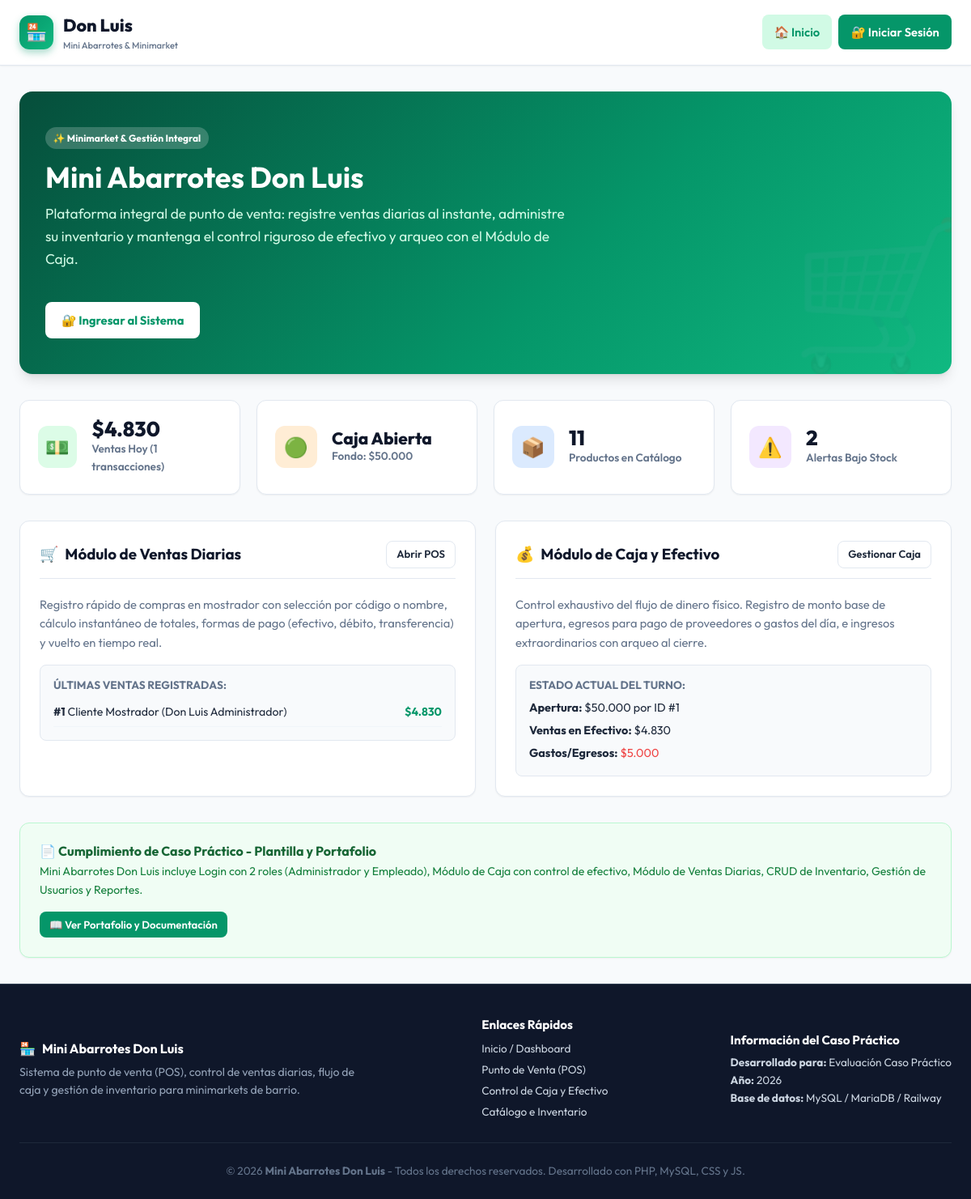
The page / on the database its author committed.
### tables this page shows
CREATE TABLE IF NOT EXISTS `cajas` (
  `id` INT AUTO_INCREMENT PRIMARY KEY,
  `usuario_id` INT NOT NULL,
  `monto_inicial` DECIMAL(10,2) NOT NULL DEFAULT 0.00,
  `monto_final` DECIMAL(10,2) NULL,
  `ventas_efectivo` DECIMAL(10,2) DEFAULT 0.00,
  `ventas_transferencia` DECIMAL(10,2) DEFAULT 0.00,
  `ingresos_extra` DECIMAL(10,2) DEFAULT 0.00,
  `egresos_gastos` DECIMAL(10,2) DEFAULT 0.00,
  `diferencia` DECIMAL(10,2) DEFAULT 0.00,
  `estado` ENUM('abierta', 'cerrada') DEFAULT 'abierta',
  `observaciones` TEXT NULL,
  `fecha_apertura` TIMESTAMP DEFAULT CURRENT_TIMESTAMP,
  `fecha_cierre` TIMESTAMP NULL,
  FOREIGN KEY (`usuario_id`) REFERENCES `usuarios`(`id`)
);

CREATE TABLE IF NOT EXISTS `ventas` (
  `id` INT AUTO_INCREMENT PRIMARY KEY,
  `caja_id` INT NULL,
  `usuario_id` INT NOT NULL,
  `cliente_nombre` VARCHAR(120) DEFAULT 'Cliente General',
  `total` DECIMAL(10,2) NOT NULL,
  `metodo_pago` ENUM('efectivo', 'transferencia', 'tarjeta') DEFAULT 'efectivo',
  `monto_recibido` DECIMAL(10,2) DEFAULT 0.00,
  `vuelto` DECIMAL(10,2) DEFAULT 0.00,
  `fecha_venta` TIMESTAMP DEFAULT CURRENT_TIMESTAMP,
  FOREIGN KEY (`caja_id`) REFERENCES `cajas`(`id`) ON DELETE SET NULL,
  FOREIGN KEY (`usuario_id`) REFERENCES `usuarios`(`id`)
);

CREATE TABLE IF NOT EXISTS `usuarios` (
  `id` INT AUTO_INCREMENT PRIMARY KEY,
  `nombre` VARCHAR(100) NOT NULL,
  `correo` VARCHAR(120) NOT NULL UNIQUE,
  `password` VARCHAR(255) NOT NULL,
  `rol` ENUM('administrador', 'empleado') NOT NULL DEFAULT 'empleado',
  `telefono` VARCHAR(30) NULL,
  `estado` TINYINT(1) NOT NULL DEFAULT 1,
  `creado_en` TIMESTAMP DEFAULT CURRENT_TIMESTAMP
);

### db/conexion.php (called while the page is built, shortened)
<?php
function estaAutenticado() {
    return isset($_SESSION['usuario_id']);
}
function formatoMoneda($valor) {
    return '$' . number_format((float)$valor, 0, ',', '.');
}

### index.php (the view, shortened to what this page needs)
<?php
require_once __DIR__ . '/db/conexion.php';
$total_ventas_hoy = 0;
$cantidad_ventas_hoy = 0;
$caja_actual = null;
$total_productos = 0;
$productos_bajo_stock = 0;
if (isset($pdo)) {
    $stmt = $pdo->query("SELECT COALESCE(SUM(total), 0) AS total, COUNT(*) AS conteo FROM ventas WHERE DATE(fecha_venta) = CURDATE()");
    $res = $stmt->fetch();
    $total_ventas_hoy = $res['total'] ?? 0;
    $cantidad_ventas_hoy = $res['conteo'] ?? 0;
    $stmt = $pdo->query("SELECT * FROM cajas WHERE estado = 'abierta' ORDER BY id DESC LIMIT 1");
    $caja_actual = $stmt->fetch();
    $stmt = $pdo->query("SELECT COUNT(*) AS total, SUM(CASE WHEN stock <= stock_minimo THEN 1 ELSE 0 END) AS bajo_stock FROM productos");
    $res_prod = $stmt->fetch();
    $total_productos = $res_prod['total'] ?? 0;
    $productos_bajo_stock = $res_prod['bajo_stock'] ?? 0;
    $stmt_ultimas = $pdo->query("SELECT v.*, u.nombre as cajero FROM ventas v JOIN usuarios u ON v.usuario_id = u.id ORDER BY v.id DESC LIMIT 5");
    $ultimas_ventas = $stmt_ultimas->fetchAll();
}
require_once __DIR__ . '/includes/header.php';
?>
<div class="hero-banner">
  <div>
    <span class="badge" style="background: rgba(255,255,255,0.2); color: white; margin-bottom: 0.75rem;">
      ✨ Minimarket & Gestión Integral
    </span>
    <h1 class="hero-title">Mini Abarrotes Don Luis</h1>
    <p class="hero-subtitle">
      Plataforma integral de punto de venta: registre ventas diarias al instante, administre su inventario y mantenga el control riguroso de efectivo y arqueo con el Módulo de Caja.
    </p>
  </div>
  <div style="display: flex; gap: 1rem; flex-wrap: wrap; margin-top: 1rem;">
    <?php if (estaAutenticado()): ?>
      <a href="<?php echo BASE_URL; ?>pages/ventas.php" class="btn" style="background: white; color: var(--primary); font-weight: 700;">
        🛒 Nueva Venta Diaria
      </a>
      <a href="<?php echo BASE_URL; ?>pages/caja.php" class="btn" style="background: var(--dark); color: white;">
        💰 Control de Caja
      </a>
      <a href="<?php echo BASE_URL; ?>pages/productos.php" class="btn" style="background: rgba(255,255,255,0.2); color: white;">
        📦 Ver Inventario
      </a>
    <?php else: ?>
      <a href="<?php echo BASE_URL; ?>pages/login.php" class="btn" style="background: white; color: var(--primary); font-weight: 700;">
        🔐 Ingresar al Sistema
      </a>
    <?php endif; ?>
  </div>
</div>
<div class="grid-cols-4">
  <div class="stat-card">
    <div class="stat-icon green">💵</div>
    <div>
      <div class="stat-value"><?php echo formatoMoneda($total_ventas_hoy); ?></div>
      <div class="stat-label">Ventas Hoy (<?php echo $cantidad_ventas_hoy; ?> transacciones)</div>
    </div>
  </div>
  <div class="stat-card">
    <div class="stat-icon <?php echo $caja_actual ? 'orange' : 'purple'; ?>">
      <?php echo $caja_actual ? '🟢' : '🔒'; ?>
    </div>
    <div>
      <div class="stat-value" style="font-size: 1.3rem;">
        <?php echo $caja_actual ? 'Caja Abierta' : 'Caja Cerrada'; ?>
      </div>
      <div class="stat-label">
        <?php echo $caja_actual ? 'Fondo: ' . formatoMoneda($caja_actual['monto_inicial']) : 'Requiere apertura'; ?>
      </div>
    </div>
  </div>
  <div class="stat-card">
    <div class="stat-icon blue">📦</div>
    <div>
      <div class="stat-value"><?php echo $total_productos; ?></div>
      <div class="stat-label">Productos en Catálogo</div>
    </div>
  </div>
  <div class="stat-card">
    <div class="stat-icon <?php echo $productos_bajo_stock > 0 ? 'purple' : 'green'; ?>">⚠️</div>
    <div>
      <div class="stat-value"><?php echo $productos_bajo_stock; ?></div>
      <div class="stat-label">Alertas Bajo Stock</div>
    </div>
  </div>
</div>
<div class="grid-cols-2">
  <div class="card">
    <div class="card-header">
      <h3 style="display:flex; align-items:center; gap:0.5rem;">
        <span>🛒</span> Módulo de Ventas Diarias
      </h3>
      <a href="<?php echo BASE_URL; ?>pages/ventas.php" class="btn btn-outline btn-sm">Abrir POS</a>
    </div>
    <p style="color:var(--text-muted); margin-bottom:1rem; font-size:0.92rem;">
      Registro rápido de compras en mostrador con selección por código o nombre, cálculo instantáneo de totales, formas de pago (efectivo, débito, transferencia) y vuelto en tiempo real.
    </p>
    <div style="background:#f8fafc; padding:1rem; border-radius:8px; border:1px solid var(--border);">
      <h5 style="margin-bottom:0.5rem; font-size:0.85rem; text-transform:uppercase; color:var(--text-muted);">Últimas Ventas Registradas:</h5>
      <?php if (!empty($ultimas_ventas)): ?>
        <ul style="list-style:none; font-size:0.88rem; line-height:1.8;">
          <?php foreach ($ultimas_ventas as $v): ?>
            <li style="display:flex; justify-content:space-between; border-bottom:1px solid #f1f5f9; padding:0.25rem 0;">
              <span><strong>#<?php echo $v['id']; ?></strong> <?php echo htmlspecialchars($v['cliente_nombre']); ?> (<?php echo htmlspecialchars($v['cajero']); ?>)</span>
              <span style="font-weight:700; color:var(--primary);"><?php echo formatoMoneda($v['total']); ?></span>
            </li>
          <?php endforeach; ?>
        </ul>
      <?php else: ?>
        <p style="color:var(--text-muted); font-size:0.85rem;">No hay ventas registradas aún hoy.</p>
      <?php endif; ?>
    </div>
  </div>
  <div class="card">
    <div class="card-header">
      <h3 style="display:flex; align-items:center; gap:0.5rem;">
        <span>💰</span> Módulo de Caja y Efectivo
      </h3>
      <a href="<?php echo BASE_URL; ?>pages/caja.php" class="btn btn-outline btn-sm">Gestionar Caja</a>
    </div>
    <p style="color:var(--text-muted); margin-bottom:1rem; font-size:0.92rem;">
      Control exhaustivo del flujo de dinero físico. Registro de monto base de apertura, egresos para pago de proveedores o gastos del día, e ingresos extraordinarios con arqueo al cierre.
    </p>
    <div style="background:#f8fafc; padding:1rem; border-radius:8px; border:1px solid var(--border);">
      <h5 style="margin-bottom:0.5rem; font-size:0.85rem; text-transform:uppercase; color:var(--text-muted);">Estado Actual del Turno:</h5>
      <?php if ($caja_actual): ?>
        <p style="font-size:0.9rem; margin-bottom:0.3rem;">
          <strong>Apertura:</strong> <?php echo formatoMoneda($caja_actual['monto_inicial']); ?> por ID #<?php echo $caja_actual['usuario_id']; ?>
        </p>
        <p style="font-size:0.9rem; margin-bottom:0.3rem;">
          <strong>Ventas en Efectivo:</strong> <?php echo formatoMoneda($caja_actual['ventas_efectivo']); ?>
        </p>
        <p style="font-size:0.9rem;">
          <strong>Gastos/Egresos:</strong> <span style="color:var(--danger);"><?php echo formatoMoneda($caja_actual['egresos_gastos']); ?></span>
        </p>
      <?php else: ?>
        <p style="color:var(--warning); font-size:0.9rem;">
          ⚠️ Actualmente no hay ninguna caja abierta. Inicie el turno ingresando a Caja.
        </p>
      <?php endif; ?>
    </div>
  </div>
</div>
<div class="card" style="margin-top: 2rem; background: #f0fdf4; border-color: #bbf7d0;">
  <div style="display: flex; align-items: center; justify-content: space-between; flex-wrap: wrap; gap: 1rem;">
    <div>
      <h4 style="color: #166534; margin-bottom: 0.25rem;">📄 Cumplimiento de Caso Práctico - Plantilla y Portafolio</h4>
      <p style="color: #15803d; font-size: 0.88rem;">
        Mini Abarrotes Don Luis incluye Login con 2 roles (Administrador y Empleado), Módulo de Caja con control de efectivo, Módulo de Ventas Diarias, CRUD de Inventario, Gestión de Usuarios y Reportes.
      </p>
    </div>
    <a href="<?php echo BASE_URL; ?>pages/documentacion.php" class="btn btn-primary btn-sm">
      📖 Ver Portafolio y Documentación
    </a>
  </div>
</div>
<?php require_once __DIR__ . '/includes/footer.php'; ?>

### css/styles.css (style rules this page uses)
:root { --primary: #059669; --primary-hover: #047857; --primary-light: #d1fae5; --secondary: #d97706; --secondary-hover: #b45309; --dark: #0f172a; --dark-surface: #1e293b; --gray-bg: #f8fafc; --card-bg: #ffffff; --border: #e2e8f0; --text-main: #1e293b; --text-muted: #64748b; --danger: #ef4444; --danger-light: #fee2e2; --success: #10b981; --info: #3b82f6; --warning: #f59e0b; --radius-sm: 8px; --radius-md: 12px; --radius-lg: 16px; --shadow-sm: 0 1px 2px 0 rgb(0 0 0 / 0.05); --shadow: 0 4px 6px -1px rgb(0 0 0 / 0.1), 0 2px 4px -2px rgb(0 0 0 / 0.1); --shadow-lg: 0 10px 15px -3px rgb(0 0 0 / 0.1), 0 4px 6px -4px rgb(0 0 0 / 0.1); --transition: all 0.25s cubic-bezier(0.4, 0, 0.2, 1); }
* { box-sizing: border-box; margin: 0; padding: 0; }
body { font-family: 'Outfit', 'Inter', -apple-system, BlinkMacSystemFont, "Segoe UI", Roboto, sans-serif; background-color: var(--gray-bg); color: var(--text-main); line-height: 1.6; min-height: 100vh; display: flex; flex-direction: column; }
h1, h2, h3, h4, h5, h6 { color: var(--dark); font-weight: 700; line-height: 1.25; }
a { color: var(--primary); text-decoration: none; transition: var(--transition); }
.card { background: var(--card-bg); border-radius: var(--radius-md); border: 1px solid var(--border); box-shadow: var(--shadow-sm); padding: 1.5rem; transition: var(--transition); }
.card-header { display: flex; align-items: center; justify-content: space-between; margin-bottom: 1.25rem; padding-bottom: 0.75rem; border-bottom: 1px solid var(--border); }
.btn { display: inline-flex; align-items: center; justify-content: center; gap: 0.5rem; padding: 0.65rem 1.25rem; font-size: 0.92rem; font-weight: 600; border-radius: var(--radius-sm); border: none; cursor: pointer; transition: var(--transition); text-decoration: none; }
.btn-primary { background: var(--primary); color: white; }
.btn-outline { border: 1px solid var(--border); background: transparent; color: var(--text-main); }
.btn-sm { padding: 0.35rem 0.75rem; font-size: 0.82rem; }
.badge { display: inline-block; padding: 0.25rem 0.6rem; font-size: 0.75rem; font-weight: 700; border-radius: 9999px; }
.hero-banner { background: linear-gradient(135deg, #064e3b 0%, #059669 60%, #10b981 100%); color: white; border-radius: var(--radius-lg); padding: 2.75rem 2rem; margin-bottom: 2rem; box-shadow: var(--shadow-lg); display: flex; flex-direction: column; justify-content: space-between; position: relative; overflow: hidden; }
.hero-banner::after { content: "🛒"; position: absolute; right: -20px; bottom: -40px; font-size: 11rem; opacity: 0.08; pointer-events: none; }
.hero-title { color: white; font-size: 2.25rem; margin-bottom: 0.6rem; }
.hero-subtitle { color: #d1fae5; font-size: 1.08rem; max-width: 650px; margin-bottom: 1.5rem; }
.grid-cols-4 { display: grid; grid-template-columns: repeat(auto-fit, minmax(230px, 1fr)); gap: 1.25rem; margin-bottom: 2rem; }
.grid-cols-2 { display: grid; grid-template-columns: repeat(auto-fit, minmax(360px, 1fr)); gap: 1.5rem; }
.stat-card { background: white; padding: 1.35rem; border-radius: var(--radius-md); border: 1px solid var(--border); box-shadow: var(--shadow-sm); display: flex; align-items: center; gap: 1.15rem; transition: var(--transition); }
.stat-icon { width: 52px; height: 52px; border-radius: var(--radius-md); display: flex; align-items: center; justify-content: center; font-size: 1.5rem; }
.stat-icon.green { background: #dcfce7; color: #166534; }
.stat-icon.orange { background: #ffedd5; color: #9a3412; }
.stat-icon.blue { background: #dbeafe; color: #1e40af; }
.stat-icon.purple { background: #f3e8ff; color: #6b21a8; }
.stat-value { font-size: 1.6rem; font-weight: 800; color: var(--dark); line-height: 1.1; }
.stat-label { font-size: 0.85rem; color: var(--text-muted); font-weight: 600; }

### rows shown on the page
cajas: monto_inicial "$50.000", usuario "1", ventas_efectivo "$4.830", egresos_gastos "$5.000"
ventas: id "1", cliente_nombre "Cliente Mostrador", usuario.nombre "Don Luis Administrador", total "$4.830"

### other values the page prints
formatoMoneda($total_ventas_hoy) "$4.830"
$cantidad_ventas_hoy "1"
$total_productos "11"
$productos_bajo_stock "2"
